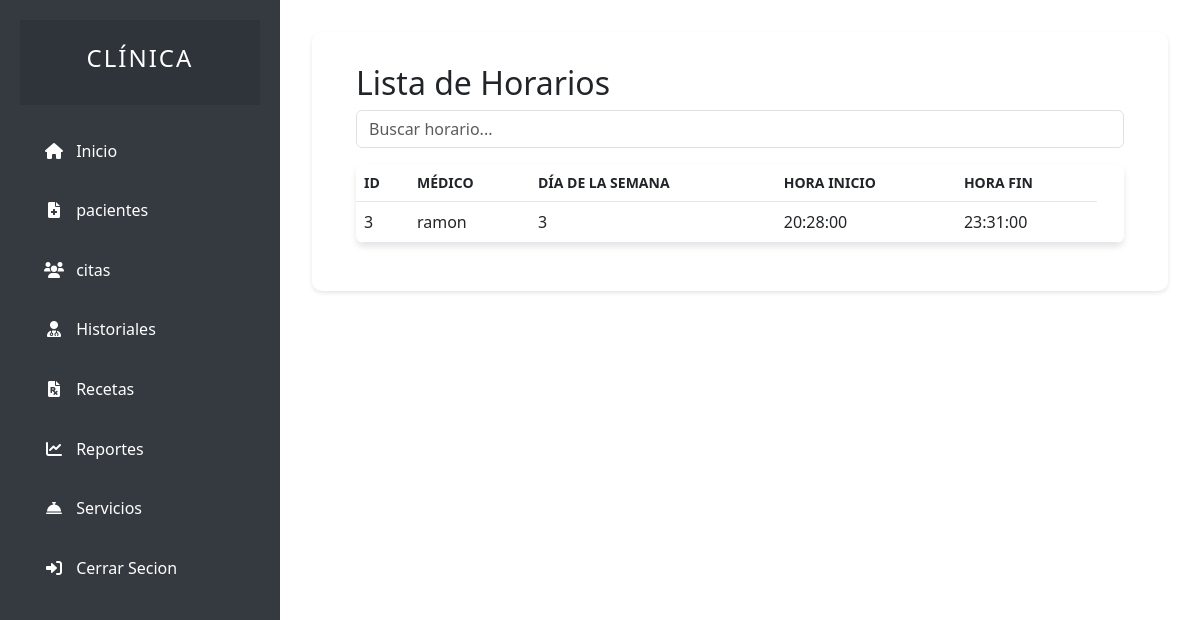
/user/doctores/horarios/indexhorarios.php, run on an earlier commit of the app's database.
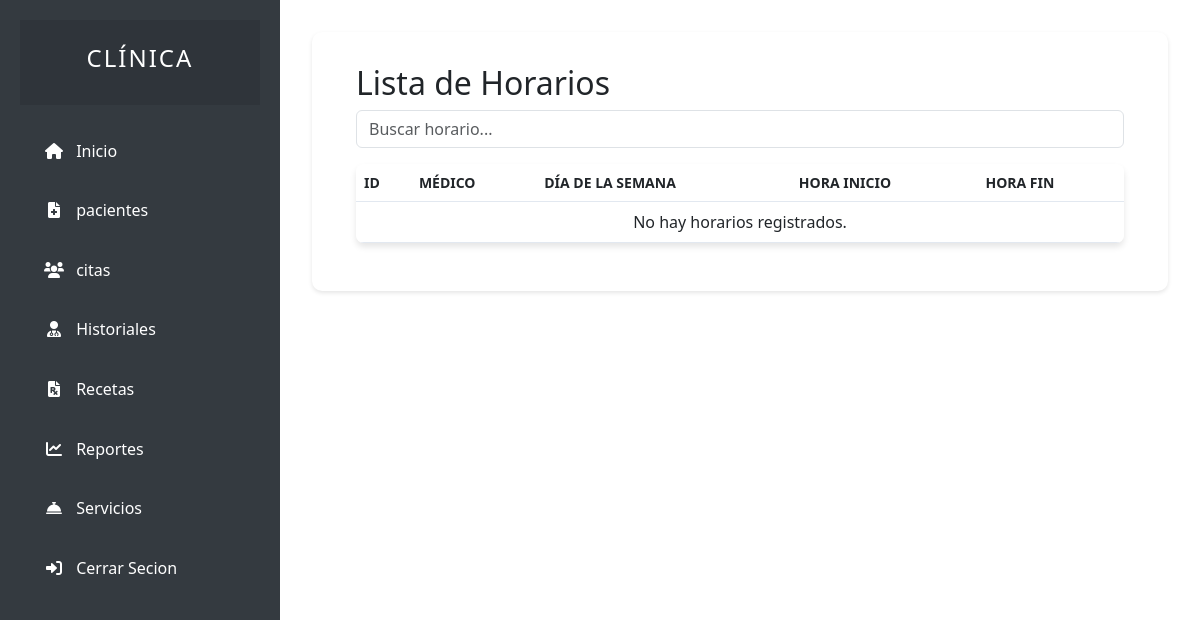
And on a later commit of the database.
### tables this page shows
CREATE TABLE horarios (
  id INT(11) NOT NULL AUTO_INCREMENT,
  medico_id INT(11) NOT NULL,
  dia_semana INT(11) NOT NULL COMMENT '1=Domingo, 2=Lunes, ..., 7=Sábado',
  hora_inicio TIME NOT NULL,
  hora_fin TIME NOT NULL,
  estado TINYINT(1) DEFAULT 1 COMMENT '1=Activo, 0=Inactivo',
  fecha_creacion DATETIME DEFAULT CURRENT_TIMESTAMP,
  fecha_modificacion DATETIME DEFAULT NULL ON UPDATE CURRENT_TIMESTAMP,
  PRIMARY KEY (id)
);

CREATE TABLE personal (
  id INT(11) NOT NULL AUTO_INCREMENT,
  nombre VARCHAR(100) NOT NULL,
  apellidos VARCHAR(100) NOT NULL,
  tipo ENUM('Doctor', 'Enfermero', 'Farmaceutico', 'Otro') NOT NULL,
  dni VARCHAR(20) UNIQUE DEFAULT NULL,
  telefono VARCHAR(20) DEFAULT NULL,
  email VARCHAR(100) DEFAULT NULL,
  direccion TEXT DEFAULT NULL,
  estado ENUM('Activo', 'Inactivo') DEFAULT 'Activo',
  fecha_registro DATETIME DEFAULT CURRENT_TIMESTAMP,
  foto VARCHAR(255) DEFAULT NULL,
  fecha_nacimiento DATE DEFAULT NULL,
  genero ENUM('M', 'F', 'O') DEFAULT NULL,
  num_colegiado VARCHAR(50) DEFAULT NULL,
  cv TEXT DEFAULT NULL,
  PRIMARY KEY (id)
);

### user/doctores/horarios/horarios.php (the view, shortened to what this page needs)
<?php
include '../../config/conexion.php';
$busqueda = isset($_GET['busqueda']) ? $_GET['busqueda'] : '';
$query = "SELECT h.*, m.nombre as medico_nombre
          FROM horarios h
          LEFT JOIN personal m ON h.medico_id = m.id
          WHERE
          m.nombre LIKE '%$busqueda%'
          ORDER BY h.dia_semana, h.hora_inicio ASC";
$resultado = mysqli_query($conexion, $query);
?>
<!DOCTYPE html>
<html lang="es">
<head>
    <link href="https://cdn.jsdelivr.net/npm/bootstrap@5.3.0/dist/css/bootstrap.min.css" rel="stylesheet">
</head>
<body>
    <div class="container">
        <h2>Lista de Horarios</h2>
        <div class="search-box mb-3">
            <input type="text" class="form-control" id="searchInput" placeholder="Buscar horario...">
        </div>
        <table class="table table-hover">
            <thead>
                <tr>
                    <th>ID</th>
                    <th>Médico</th>
                    <th>Día de la Semana</th>
                    <th>Hora Inicio</th>
                    <th>Hora Fin</th>
                </tr>
            </thead>
            <tbody>
                <?php if (mysqli_num_rows($resultado) > 0): ?>
                    <?php while ($horario = mysqli_fetch_assoc($resultado)): ?>
                        <tr>
                            <td><?php echo htmlspecialchars($horario['id']); ?></td>
                            <td><?php echo htmlspecialchars($horario['medico_nombre']); ?></td>
                            <td><?php echo htmlspecialchars($horario['dia_semana']); ?></td>
                            <td><?php echo htmlspecialchars($horario['hora_inicio']); ?></td>
                            <td><?php echo htmlspecialchars($horario['hora_fin']); ?></td>
                            <td>
                            </td>
                        </tr>
                    <?php endwhile; ?>
                <?php else: ?>
                    <tr>
                        <td colspan="6" class="text-center">No hay horarios registrados.</td>
                    </tr>
                <?php endif; ?>
            </tbody>
        </table>
    </div>
</body>
</html>

What changed in the data, as far as the page shows it:
removed horarios: id "3", medico.nombre "ramon", dia_semana "3", hora_inicio "20:28:00", hora_fin "23:31:00"
Also different on the page:
text now shown: "No hay horarios registrados."
